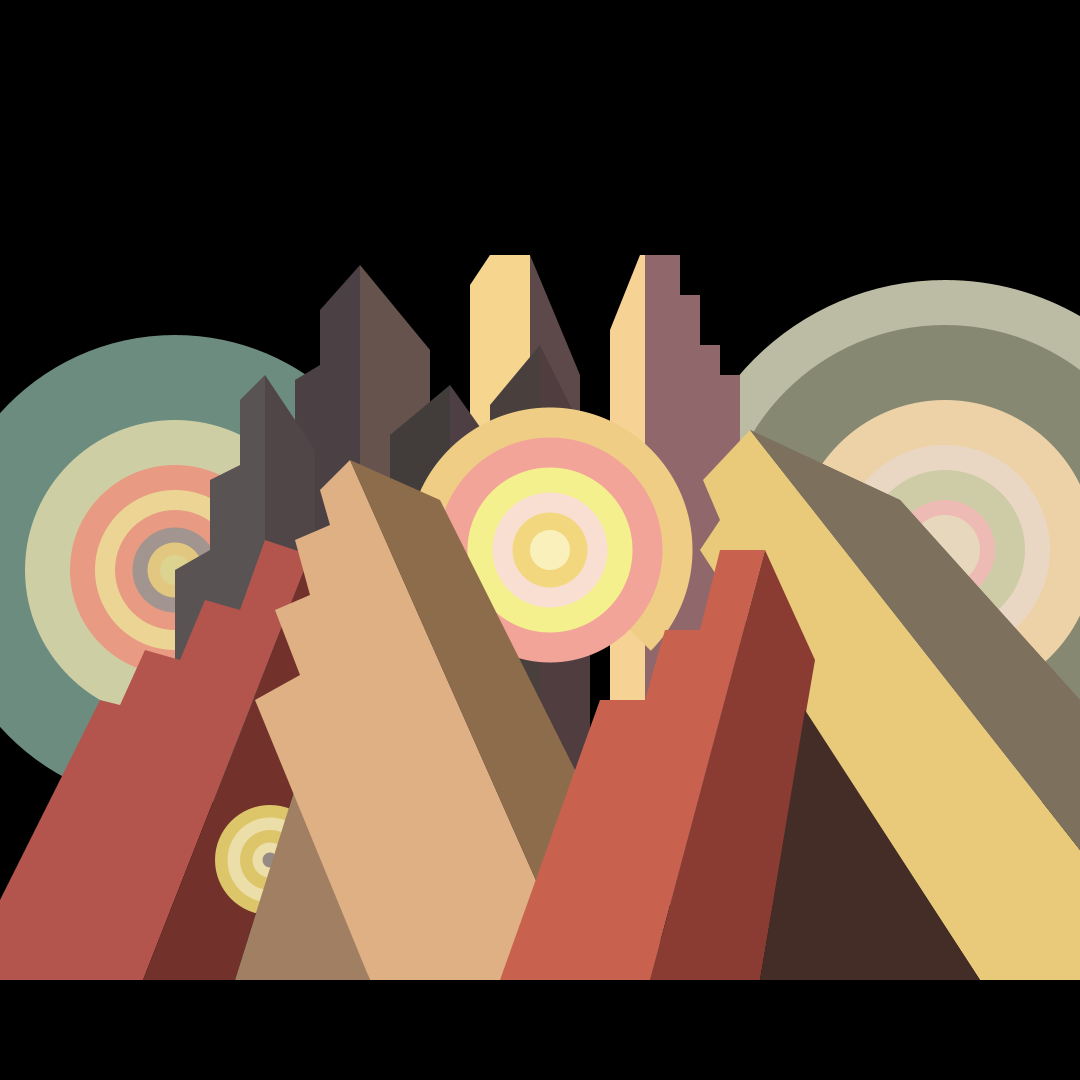
Frame 1 (no input)
Frame 60 (the mouse pressed at the canvas centre just before this capture): identical to frame 1, image omitted
Frame 120 (the mouse held since frame 60 and released just before this capture): identical to frame 1, image omitted

The Processing sketch that drew this single still picture (run headless with seeded random() and noise(); from frame 60 on, the mouse is pressed at the canvas centre):

// Processing sketch: FuturismRemake
// ── FuturismRemake.pde

//variable for circle 1 x position
int circleXpos = 175;
//variable for circle 1 y position
int circleYpos = 570;
//variable for circle 2 x position
int circleXpos2 = 945;
//variable for circle 2 y position
int circleYpos2 = 550;
//variable for circle 3 position
int circlePos3 = 550;
//variable for circle 4 x position
int circleXpos4 = 270;
//variable for circle 4 y position
int circleYpos4 = 860;
//variable for the Edge of the Canvas
int edgePos = 980;

void setup() {
  //set the size of the canvas
  size(1080, 1080);
  //set the colorMode
  colorMode(RGB);
}

void  draw() {
  background(0);
  noStroke();

  //background circle one inner eight//
  fill(107, 140, 127);
  circle(circleXpos, circleYpos, 470);

  //background circle one inner seven//
  fill(206, 206, 164);
  circle(circleXpos, circleYpos, 300);

  //background circle one inner six//
  fill(232, 154, 130);
  circle(circleXpos, circleYpos, 210);

  //background circle one inner five//
  fill(236, 212, 148);
  circle(circleXpos, circleYpos, 160);

  //background circle one inner four//
  fill(232, 154, 130);
  circle(circleXpos, circleYpos, 120);

  //background circle one inner three//
  fill(162, 148, 142);
  circle(circleXpos, circleYpos, 85);

  //background circle one inner two//
  fill(225, 199, 127);
  circle(circleXpos, circleYpos, 55);

  //background circle one inner one//
  fill(220, 211, 145);
  circle(circleXpos, circleYpos, 30);

  //background circle two inner seven//
  fill(188, 188, 164);
  circle(circleXpos2, circleYpos2, 540);

  //background circle two inner six//
  fill(135, 136, 114);
  circle(circleXpos2, circleYpos2, 450);

  //background circle two inner five//
  fill(237, 210, 168);
  circle(circleXpos2, circleYpos2, 300);

  //background circle two inner four//
  fill(233, 215, 195);
  circle(circleXpos2, circleYpos2, 210);

  //background circle two inner three//
  fill(206, 204, 166);
  circle(circleXpos2, circleYpos2, 160);

  //background circle two inner two//
  fill(237, 187, 179);
  circle(circleXpos2, circleYpos2, 100);

  //background circle two inner one//
  fill(231, 216, 189);
  circle(circleXpos2, circleYpos2, 70);

  //pyramid two part one//
  fill(75, 64, 68);
  beginShape();
  vertex(295, 650);
  vertex(295, 380);
  vertex(320, 365);
  vertex(320, 310);
  vertex(360, 265);
  vertex(360, 605);
  endShape(CLOSE);

  //pyramid two part two//
  fill(103, 83, 77);
  beginShape();
  vertex(360, 605);
  vertex(360, 265);
  vertex(430, 350);
  vertex(430, 700);
  endShape(CLOSE);

  //pyramid four part one//
  fill(246, 213, 143);
  beginShape();
  vertex(470, 905);
  vertex(470, 285);
  vertex(490, 255);
  vertex(530, 255);
  vertex(530, 805);
  endShape(CLOSE);

  //pyramid four part two//
  fill(93, 72, 74);
  beginShape();
  vertex(530, 805);
  vertex(530, 255);
  vertex(580, 375);
  vertex(580, 805);
  endShape(CLOSE);

  //pyramid five part one//
  fill(73, 63, 61);
  beginShape();
  vertex(490, 905);
  vertex(490, 405);
  vertex(540, 345);
  vertex(540, 905);
  endShape(CLOSE);

  //pyramid five part two//
  fill(79, 61, 64);
  beginShape();
  vertex(540, 905);
  vertex(540, 345);
  vertex(590, 445);
  vertex(590, 905);
  endShape(CLOSE);

  //pyramid three part one//
  fill(66, 61, 59);
  beginShape();
  vertex(390, 605);
  vertex(390, 435);
  vertex(450, 385);
  vertex(450, 700);
  endShape(CLOSE);

  //pyramid three part two//
  fill(77, 63, 68);
  beginShape();
  vertex(450, 700);
  vertex(450, 385);
  vertex(500, 455);
  vertex(500, 905);
  endShape(CLOSE);


  //pyramid one part one//
  fill(90, 83, 83);
  beginShape();
  vertex(175, 680);
  vertex(175, 570);
  vertex(210, 550);
  vertex(210, 480);
  vertex(240, 465);
  vertex(240, 400);
  vertex(265, 375);
  vertex(265, 700);
  endShape(CLOSE);

  //pyramid one part two//
  fill(80, 70, 72);
  beginShape();
  vertex(265, 700);
  vertex(265, 375);
  vertex(315, 450);
  vertex(315, 700);
  endShape(CLOSE);

  //pyramid six part one//
  fill(246, 211, 149);
  beginShape();
  vertex(610, 900);
  vertex(610, 330);
  vertex(640, 255);
  vertex(645, 255);
  vertex(645, 905);
  endShape(CLOSE);

  //pyramid six part two//
  fill(144, 103, 106);
  beginShape();
  vertex(645, 905);
  vertex(645, 255);
  vertex(680, 255);
  vertex(680, 295);
  vertex(700, 295);
  vertex(700, 345);
  vertex(720, 345);
  vertex(720, 375);
  vertex(740, 375);
  vertex(740, 905);
  endShape(CLOSE);

  //background circle three inner six//
  fill(239, 205, 132);
  arc(circlePos3, circlePos3, 285, 285, PI, TWO_PI+QUARTER_PI);

  //background circle three inner five//
  fill(243, 164, 152);
  circle(circlePos3, circlePos3, 225);

  //background circle three inner four//
  fill(244, 240, 142);
  circle(circlePos3, circlePos3, 165);

  //background circle three inner three//
  fill(249, 222, 210);
  circle(circlePos3, circlePos3, 115);

  //background circle three inner two//
  fill(243, 215, 127);
  circle(circlePos3, circlePos3, 75);

  //background circle three inner one//
  fill(249, 240, 188);
  circle(circlePos3, circlePos3, 40);

  //building one part one//
  fill(179, 85, 77);
  beginShape();
  vertex(0, 900);
  vertex(100, 700);
  vertex(120, 705);
  vertex(145, 650);
  vertex(180, 660);
  vertex(205, 600);
  vertex(240, 610);
  vertex(265, 540);
  vertex(310, 555);
  vertex(143, 980);
  vertex(0, 980);
  endShape(CLOSE);

  //building one part three//
  fill(115, 49, 44);
  beginShape();
  vertex(143, edgePos);
  vertex(310, 555);
  vertex(360, 580);
  vertex(235, edgePos);
  endShape(CLOSE);

  //background circle four inner five//
  fill(221, 197, 106);
  circle(circleXpos4, circleYpos4, 110);

  //background circle four inner four//
  fill(236, 222, 169);
  circle(circleXpos4, circleYpos4, 85);

  //background circle four inner three//
  fill(221, 197, 106);
  circle(circleXpos4, circleYpos4, 60);

  //background circle four inner two//
  fill(236, 222, 169);
  circle(circleXpos4, circleYpos4, 35);

  //background circle four inner one//
  fill(150, 138, 133);
  circle(circleXpos4, circleYpos4, 15);

  //building six part one//
  fill(161, 127, 98);
  beginShape();
  vertex(235, edgePos);
  vertex(302, 766);
  vertex(370, edgePos);
  endShape(CLOSE);


  //building one part one//
  fill(222, 176, 131);
  beginShape();
  vertex(370, edgePos);
  vertex(255, 700);
  vertex(300, 675);
  vertex(275, 610);
  vertex(310, 595);
  vertex(295, 540);
  vertex(330, 525);
  vertex(320, 490);
  vertex(350, 460);
  vertex(580, edgePos);
  endShape(CLOSE);

  //building two part one//
  fill(141, 108, 76);
  beginShape();
  vertex(580, edgePos);
  vertex(350, 460);
  vertex(440, 500);
  vertex(680, edgePos);
  endShape(CLOSE);

  //building four part one//
  fill(232, 202, 122);
  beginShape();
  vertex(980, edgePos);
  vertex(700, 550);
  vertex(720, 520);
  vertex(703, 480);
  vertex(750, 430);
  vertex(1080, 850);
  vertex(1080, edgePos);
  endShape(CLOSE);

  fill(200, 98, 78);
  beginShape();
  vertex(500, edgePos);
  vertex(600, 700);
  vertex(645, 700);
  vertex(665, 630);
  vertex(700, 630);
  vertex(720, 550);
  vertex(765, 550);
  vertex(650, edgePos);
  endShape(CLOSE);

  //builing three part two//
  fill(138, 59, 50);
  beginShape();
  vertex(765, 550);
  vertex(650, edgePos);
  vertex(760, edgePos);
  vertex(815, 660);
  endShape(CLOSE);

  //building one part two//
  fill(125, 112, 93);
  beginShape();
  vertex(750, 430);
  vertex(1080, 850);
  vertex(1080, 700);
  vertex(900, 500);
  endShape(CLOSE);

  //building four part two//
  fill(125, 112, 93);
  beginShape();
  vertex(750, 430);
  vertex(1080, 850);
  vertex(1080, 700);
  vertex(900, 500);
  endShape(CLOSE);

  //building four part two//
  fill(69, 45, 39);
  beginShape();
  vertex(760, edgePos);
  vertex(980, edgePos);
  vertex(805, 710);
  endShape(CLOSE);
}
